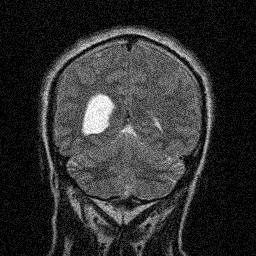
%> input picture Brain Tumor Segmentation/a1.jpg, 256 x 256 px
$ octave test.m   (GNU Octave 9; MATLAB toolbox functions it lacks are replaced by stand-ins)
%> lines starting %> are read from the running program, lines starting %| are printed output that depends on the picture
BW = imread('a1.jpg');
%> BW is the input picture: size 256x256 uint8; min 0, max 255, mean 47.1
s = regionprops(BW,'centroid');
%> s = 255 regions; first 5, Centroid: [131.9 119], [129 126.4], [134.4 127.1], [129.8 123.8], [132.6 124.6]
centroids = cat(1, s.Centroid);
%> centroids = 255 rows, first 12: [131.9 119; 129 126.4; 134.4 127.1; 129.8 123.8; 132.6 124.6; 130.6 122.1; 129.4 127.5; 128.6 128.8; 130 127.7; 134.4 128.4; 130.3 129.8; 132.2 122.7]
imshow(BW)
hold on
plot(centroids(:,1),centroids(:,2), 'b*')
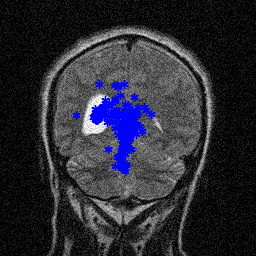
%> figure redrawn from the program's plot data
hold off
%> (the run ends here)

$ run again, with Brain Tumor Segmentation/b.jpg copied over Brain Tumor Segmentation/a1.jpg
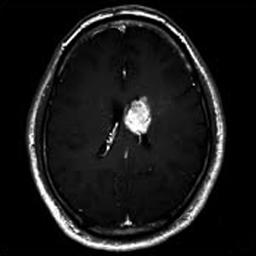
%> input picture Brain Tumor Segmentation/b.jpg, 256 x 256 px
%> BW is the input picture: size 256x256 uint8; min 0, max 255, mean 24.6
%> s = 255 regions; first 5, Centroid: [132.1 160.1], [130.4 105.6], [129 134.4], [125 134.6], [127.4 133.6]
%> centroids = 255 rows, first 12: [132.1 160.1; 130.4 105.6; 129 134.4; 125 134.6; 127.4 133.6; 129.6 125.9; 132.9 128.6; 133.6 122.4; 129.1 129.8; 130.4 116.9; 129.4 127.3; 131.1 125.2]
%> `plot(centroids(:,1),centroids(:,2), 'b*')`:
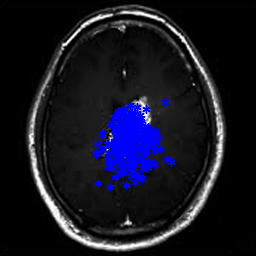
%> figure redrawn from the program's plot data
